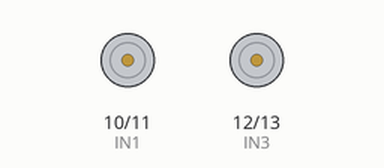
Recording of a sketch running on a simulated Arduino Uno, built with avr-gcc and run on an emulated ATmega328P. On the bench: motor-driver pin pairs drawn as motors (green arrow = first pin HIGH = forward, orange = second pin HIGH = backward, longer = more drive, scaled by the enable pin).

Above: at 4.1 s.
Timing chart, 0 to 18.8 s (numbered marks = the images above):
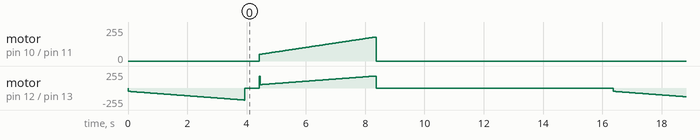

Measured:
- by itself, motor on pin 10 (IN1) / pin 11 (IN2): moves between stopped and forward 180/255, repeating every 16.4 s

The sketch:

mashinka-vpravo-vlevo.ino
```cpp
// Тестировалось на Arduino IDE 1.0.5
int IN1 = 10; // Input1 подключен к выводу 5
int IN2 = 11;
int IN3 = 12;
int IN4 = 13;
int EN1 = 9;
int EN2 = 3;
int i;
void setup()
{
  pinMode (EN1, OUTPUT);
  pinMode (IN1, OUTPUT);
  pinMode (IN2, OUTPUT);
  pinMode (EN2, OUTPUT);
  pinMode (IN4, OUTPUT);
  pinMode (IN3, OUTPUT);
}
void loop()
{ //перед это плата - круто влево
  digitalWrite (IN2, LOW);
  digitalWrite (IN1, LOW); // правое назад
  digitalWrite (IN4, HIGH);
  digitalWrite (IN3, LOW); // девое вперед
  for (i = 50; i <= 180; ++i)
  {
      analogWrite(EN1, i);
      analogWrite(EN2, i);
      delay(30);
  }
  analogWrite (EN1, 0);
  analogWrite (EN2, 0);
  delay(500);
      // круто вправо
  digitalWrite (IN1, HIGH);
  digitalWrite (IN2, LOW); // правое вперед
  digitalWrite (IN3, HIGH);
  digitalWrite (IN4, LOW); // левое назад
  for (i = 50; i <= 180; ++i)
  {
      analogWrite(EN1, i);
      analogWrite(EN2, i);
      delay(30);
  }
  analogWrite (EN1, 0);
  analogWrite (EN2, 0);
  delay(8000);
}
```
